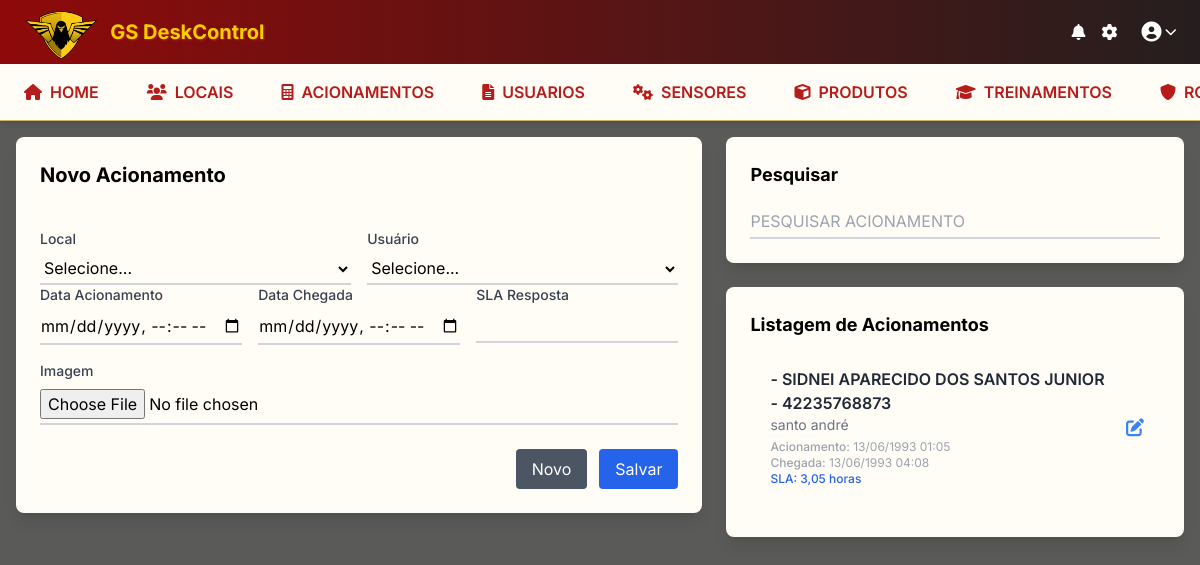
The page /orcamento/ on the database as committed earlier.
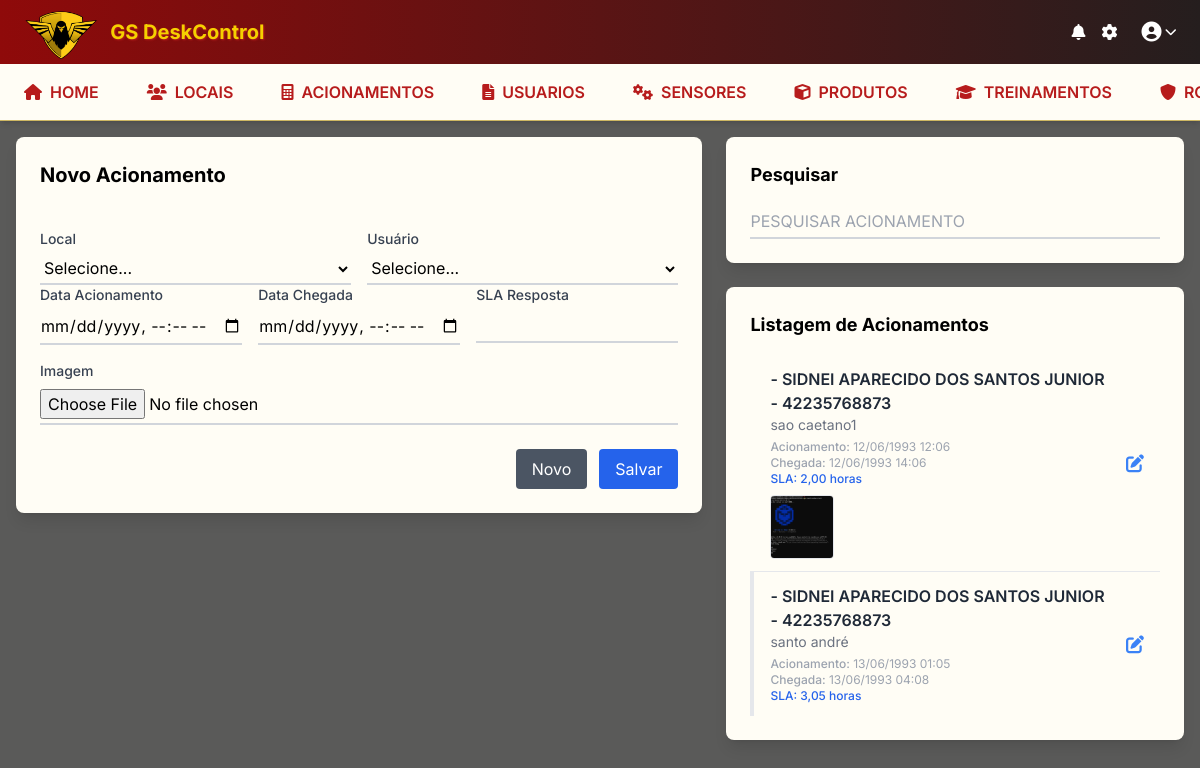
The same page on the database as committed later.
### orcamento/models.py (models this page shows, shortened)
class Orcamento(models.Model):
    nome_local = models.ForeignKey(Clientes, on_delete=models.SET_NULL, null=True, blank=True, related_name='orcamentos_local')
    nome_usuarios = models.ForeignKey(Rat, on_delete=models.SET_NULL, null=True, blank=True, related_name='orcamentos_usuario')
    data_acionamento = models.DateTimeField(null=True, blank=True)
    data_chegada = models.DateTimeField(null=True, blank=True)
    sla_resposta = models.DecimalField(max_digits=10, decimal_places=2, default=Decimal('0.00'),null=True, blank=True)
    imagem = models.ImageField(upload_to='orcamentos/', null=True, blank=True, verbose_name="Imagem")
    class Meta:
        verbose_name = 'Orçamento'
        verbose_name_plural = 'Orçamentos'
        ordering = ['-data_acionamento']

### rat/models.py (models this page shows)
class Rat(models.Model):
    local = models.ForeignKey(Clientes, on_delete=models.CASCADE, related_name='Local', default=1)
    nome = models.CharField(max_length=50, unique=True, verbose_name="Usuario",null=True, blank=True)
    cpf = models.CharField(max_length=20,null=True, blank=True)
    def __str__(self):
        return f"- {self.nome} - {self.cpf}"
    class Meta:
        verbose_name = "RAT"
        verbose_name_plural = "RATs"

### clientes/models.py (models this page shows, shortened)
class Clientes(models.Model):
    nome = models.CharField(max_length=200, blank=True, null=True)
    pronta_resposta = models.CharField(max_length=200, blank=True, null=True, verbose_name="Pronta Resposta")
    telefone = models.CharField(max_length=20, blank=True, null=True, verbose_name="Telefone")
    def __str__(self):
        return str(self.nome) if self.nome else ""

### orcamento/views.py (the view)
# urls.py: path('', views.lista_orcamentos, name='lista_orcamentos'),
def lista_orcamentos(request):
    if request.method == 'POST':
        orcamento_id = request.POST.get('orcamento_id')
        if orcamento_id:
            orcamento = get_object_or_404(Orcamento, pk=orcamento_id)
            form = OrcamentoForm(request.POST, request.FILES, instance=orcamento)
        else:
            form = OrcamentoForm(request.POST, request.FILES)
        if form.is_valid():
            orcamento = form.save()
            print(f"Orçamento salvo com sucesso: {orcamento}")  # Debug
            return redirect('orcamento:lista_orcamentos')
        else:
            print(f"Erros no formulário: {form.errors}")  # Debug
    else:
        form = OrcamentoForm()
    orcamentos = Orcamento.objects.all().order_by('-id')
    return render(request, 'orcamento/orcamento.html', {'orcamentos': orcamentos, 'form': form})

### orcamento/templates/orcamento/orcamento.html (shortened to what the changed rows need)
{% extends 'base.html' %}
{% load static %}
{% block content %}
<div class="flex flex-col lg:flex-row gap-6">
    <div class="lg:w-3/5">
        <div class="bg-slate-200 rounded-lg shadow-lg p-6 mb-6">
            <form method="post" action="{% url 'orcamento:lista_orcamentos' %}" enctype="multipart/form-data" class="orcamento-form" id="orcamentoForm">
                <div class="flex justify-between items-center mb-6">
                    <h2 class="text-xl font-bold mb-4" id="form-title">Novo Acionamento</h2>
                </div>
            </form>
        </div>
    </div>
    <div class="lg:w-2/5 flex flex-col gap-6">
        <div class="bg-slate-200 rounded-lg shadow-lg p-6">
            <h2 class="text-lg font-bold mb-4">Pesquisar</h2>
        </div>
        <div id="orcamento-list-container"
             data-get-url-template="{% url 'orcamento:get_orcamento_data' 0 %}"
             data-update-url-template="{% url 'orcamento:lista_orcamentos' %}"
             class="bg-slate-200 rounded-lg shadow-lg p-6 flex-1">
            <h2 class="text-lg font-bold mb-4">Listagem de Acionamentos</h2>
            <div id="orcamento-list-results" class="max-h-96 overflow-y-auto">
                <ul class="divide-y divide-gray-200">
                    {% for orcamento in orcamentos %}
                    <li class="orcamento-item py-3 px-4 cursor-pointer hover:bg-gray-50 border-l-4 border-transparent hover:border-blue-500 transition-all duration-200"
                        onclick="carregarOrcamento('{{ orcamento.pk }}')"
                        data-orcamento-id="{{ orcamento.pk }}">
                        <div class="flex justify-between items-center">
                            <div class="flex-1">
                                <div class="font-semibold text-gray-800">{{ orcamento.nome_usuarios|default:"Sem usuário" }}</div>
                                <div class="text-gray-500 text-sm">{{ orcamento.nome_local|default:"Sem local" }}</div>
                                <div class="text-gray-400 text-xs mt-1">
                                    <span class="font-medium">Acionamento:</span> {{ orcamento.data_acionamento|date:"d/m/Y H:i"|default:"Não informado" }}
                                </div>
                                {% if orcamento.data_chegada %}
                                <div class="text-gray-400 text-xs">
                                    <span class="font-medium">Chegada:</span> {{ orcamento.data_chegada|date:"d/m/Y H:i" }}
                                </div>
                                {% endif %}
                                {% if orcamento.sla_resposta %}
                                <div class="text-blue-600 text-xs font-medium">
                                    <span class="font-medium">SLA:</span> {{ orcamento.sla_resposta }} horas
                                </div>
                                {% endif %}
                                {% if orcamento.imagem %}
                                <div class="mt-2">
                                    <img src="{{ orcamento.imagem.url }}"
                                         alt="Imagem do acionamento"
                                         class="w-16 h-16 object-cover rounded border cursor-pointer hover:opacity-80 transition-opacity"
                                         onclick="event.stopPropagation(); if(typeof abrirModalImagem === 'function') abrirModalImagem('{{ orcamento.imagem.url }}')"
                                         title="Clique para ampliar">
                                </div>
                                {% endif %}
                            </div>
                            <div class="ml-4">
                                <i class="fas fa-edit text-blue-500 text-lg"></i>
                            </div>
                        </div>
                    </li>
                    {% empty %}
                    <li class="py-8 text-center text-gray-400">
                        <i class="fas fa-inbox text-4xl mb-2"></i>
                        <div>Nenhum orçamento cadastrado.</div>
                    </li>
                    {% endfor %}
                </ul>
            </div>
        </div>
    </div>
</div>
{% endblock %}

Rows that differ between the two databases and show on the page:
added Orcamento: nome_usuarios "- SIDNEI APARECIDO DOS SANTOS JUNIOR - 42235768873", nome_local "sao caetano1", data_acionamento "12/06/1993 12:06", data_chegada "12/06/1993 14:06", sla_resposta "2,00", imagem (picture)
